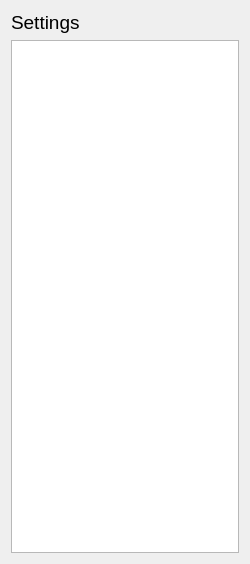
<?xml version="1.0" encoding="UTF-8"?>
<ui version="4.0">
 <class>settingsDialog</class>
 <widget class="QDialog" name="settingsDialog">
  <property name="windowModality">
   <enum>Qt::NonModal</enum>
  </property>
  <property name="geometry">
   <rect>
    <x>0</x>
    <y>0</y>
    <width>250</width>
    <height>564</height>
   </rect>
  </property>
  <property name="windowTitle">
   <string>Settings</string>
  </property>
  <layout class="QVBoxLayout">
   <item>
    <layout class="QHBoxLayout">
     <item>
      <widget class="QLabel" name="label">
       <property name="text">
        <string>&lt;html&gt;&lt;head&gt;&lt;meta name=&quot;qrichtext&quot; content=&quot;1&quot; /&gt;&lt;style type=&quot;text/css&quot;&gt;
p, li { white-space: pre-wrap; }
&lt;/style&gt;&lt;/head&gt;&lt;body style=&quot; font-family:'Sans Serif'; font-size:9pt; font-weight:400; font-style:normal;&quot;&gt;
&lt;p style=&quot; margin-top:0px; margin-bottom:0px; margin-left:0px; margin-right:0px; -qt-block-indent:0; text-indent:0px;&quot;&gt;&lt;span style=&quot; font-size:14pt;&quot;&gt;Settings&lt;/span&gt;&lt;/p&gt;&lt;/body&gt;&lt;/html&gt;</string>
       </property>
      </widget>
     </item>
     <item>
      <spacer>
       <property name="orientation">
        <enum>Qt::Horizontal</enum>
       </property>
       <property name="sizeHint" stdset="0">
        <size>
         <width>40</width>
         <height>20</height>
        </size>
       </property>
      </spacer>
     </item>
    </layout>
   </item>
   <item>
    <widget class="QTreeView" name="settingsTree"/>
   </item>
  </layout>
 </widget>
 <resources/>
 <connections/>
</ui>
